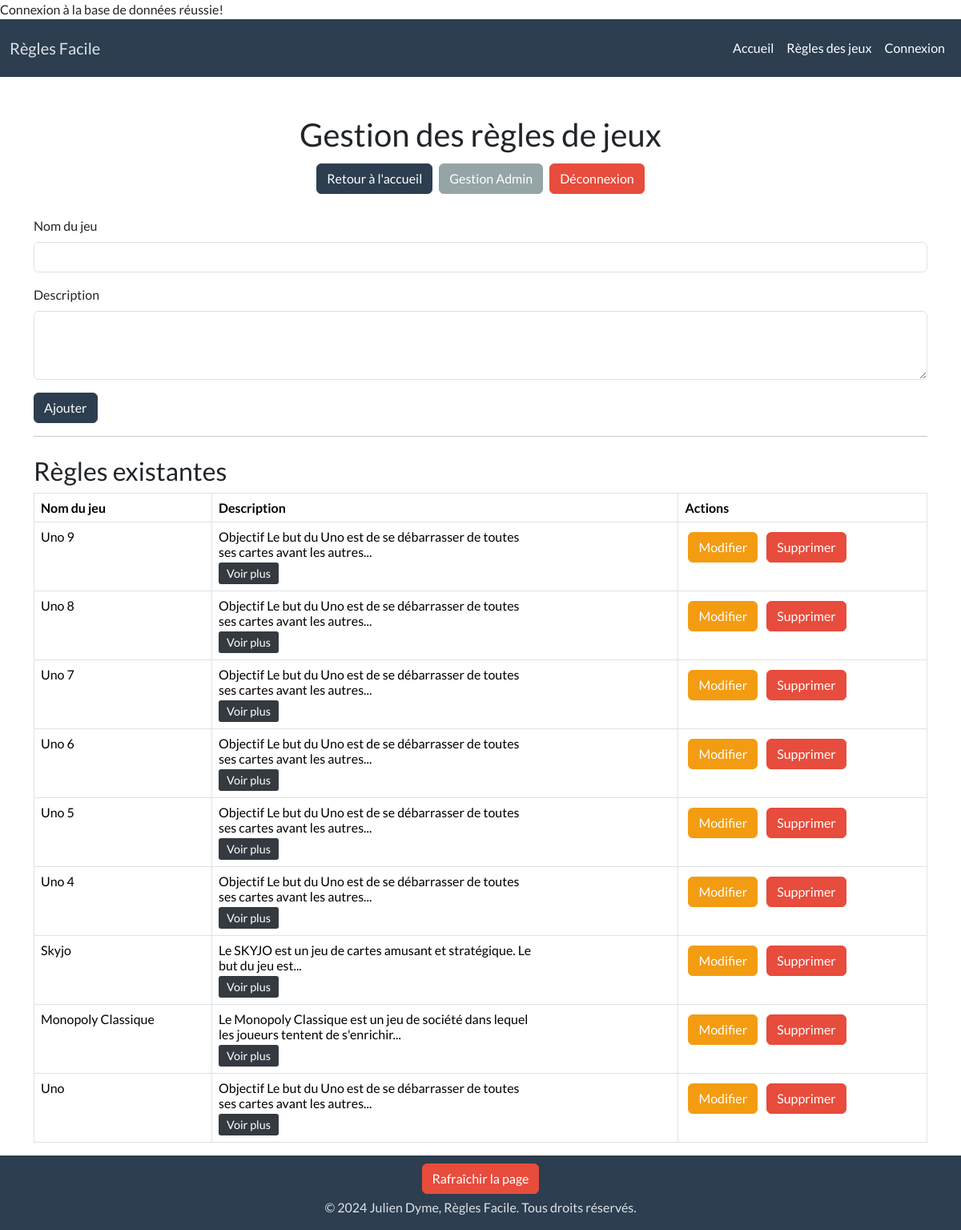
Screenshot of /admin.php (signed in) with the database file from the repository.
### tables this page shows
CREATE TABLE `regles_jeux` (
  `id` int(11) NOT NULL,
  `nom_jeu` varchar(255) NOT NULL,
  `description` text NOT NULL,
  `date_creation` timestamp NOT NULL DEFAULT current_timestamp()
);

### admin.php (the view, shortened to what this page needs)
<?php
require 'config.php';
$regles = $pdo->query("SELECT * FROM regles_jeux ORDER BY date_creation DESC")->fetchAll(PDO::FETCH_ASSOC);
function truncateWords($text, $limit) {
    $words = explode(' ', $text);
    if (count($words) > $limit) {
        return implode(' ', array_slice($words, 0, $limit)) . '...';
    }
    return $text;
}
?>
<!DOCTYPE html>
<html lang="fr">
<head>
    <link href="bootstrap/bootstrap.css" rel="stylesheet">
</head>
<body>
<?php include("navBar.php"); ?>
<div class="container mt-5">
    <h2 class="text-center">Gestion des règles de jeux</h2>
    <div class="d-flex justify-content-center">
        <a href="index.php" class="btn btn-primary2 m-1">Retour à l'accueil</a>
        <a href="admin_management.php" class="btn btn-secondary m-1">Gestion Admin</a>
        <a href="logout.php" class="btn btn-danger m-1">Déconnexion</a>
    </div>
    <form method="POST" action="admin.php" class="mt-4">
        <div class="mb-3">
            <label for="nom_jeu" class="form-label">Nom du jeu</label>
            <input type="text" name="nom_jeu" id="nom_jeu" class="form-control" value="<?= isset($regle) ? htmlspecialchars($regle['nom_jeu']) : ''; ?>" required>
        </div>
        <div class="mb-3">
            <label for="description" class="form-label">Description</label>
            <textarea name="description" id="description" class="form-control" rows="3" required><?= isset($regle) ? htmlspecialchars($regle['description']) : ''; ?></textarea>
        </div>
        <button type="submit" class="btn btn-primary"><?= isset($_GET['edit']) ? 'Modifier' : 'Ajouter'; ?></button>
    </form>
    <hr>
    <h3 class="mt-4">Règles existantes</h3>
    <div class="table-responsive">
        <table class="table table-bordered">
            <thead>
            <tr>
                <th>Nom du jeu</th>
                <th>Description</th>
                <th>Actions</th>
            </tr>
            </thead>
            <?php foreach ($regles as $regle): ?>
            <tr>
                    <td><?= htmlspecialchars($regle['nom_jeu']) ?></td>
                    <td>
                        <span class="description-short"><?= htmlspecialchars(truncateWords($regle['description'], 15)) ?></span>
                        <br><button class="btn-description-toggle mt-1 voir-plus">Voir plus</button>
                    </td>
                    <td>
                        <a href="admin.php?edit=<?= $regle['id'] ?>" class="btn m-1 btn-warning">Modifier</a>
                        <a href="admin.php?delete=<?= $regle['id'] ?>" class="btn m-1  btn-danger" onclick="return confirm('Êtes-vous sûr de vouloir supprimer cette règle ?')">Supprimer</a>
                    </td>
            </tr>
            <?php endforeach; ?>
        </table>
    </div>
</div>
<?php include ('footer.php')?>
</body>
</html>

### admin.php (style rules this page uses)
body, html { min-height: 100%; display: flex; flex-direction: column; }
.btn-primary2 { background-color: #2c3e50; color: white; border-color: #2c3e50; }
.container { flex: 1; }
.description-short { display: inline-block; max-width: 400px; overflow: hidden; text-overflow: ellipsis; }
.btn-description-toggle { background-color: #343a40; color: #fff; border: none; padding: 5px 10px; cursor: pointer; font-size: 0.9rem; border-radius: 3px; }

### footer.php (style rules this page uses)
html, body { height: 100%; margin: 0; padding: 0; }
body { display : table; width: 100%; }

### rows the page displays
regles_jeux: nom_jeu "Uno 9", description "Objectif Le but du Uno est de se débarrasser de toutes ses cartes avant les autres..."
regles_jeux: nom_jeu "Uno 8", description "Objectif Le but du Uno est de se débarrasser de toutes ses cartes avant les autres..."
regles_jeux: nom_jeu "Uno 7", description "Objectif Le but du Uno est de se débarrasser de toutes ses cartes avant les autres..."
regles_jeux: nom_jeu "Uno 6", description "Objectif Le but du Uno est de se débarrasser de toutes ses cartes avant les autres..."
regles_jeux: nom_jeu "Uno 5", description "Objectif Le but du Uno est de se débarrasser de toutes ses cartes avant les autres..."
regles_jeux: nom_jeu "Uno 4", description "Objectif Le but du Uno est de se débarrasser de toutes ses cartes avant les autres..."
regles_jeux: nom_jeu "Skyjo", description "Le SKYJO est un jeu de cartes amusant et stratégique. Le but du jeu est..."
regles_jeux: nom_jeu "Monopoly Classique", description "Le Monopoly Classique est un jeu de société dans lequel les joueurs tentent de s'enrichir..."
regles_jeux: nom_jeu "Uno", description "Objectif Le but du Uno est de se débarrasser de toutes ses cartes avant les autres..."
